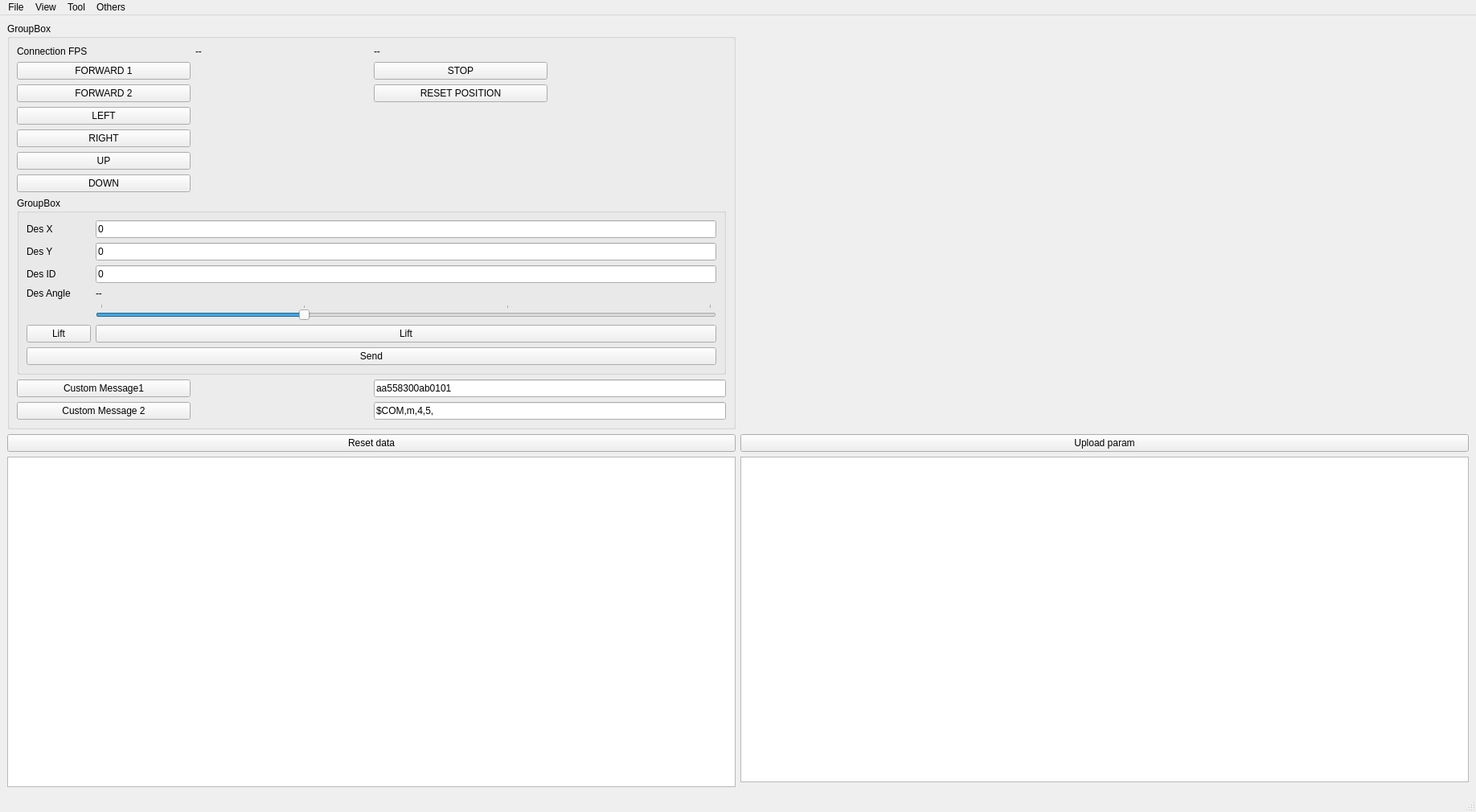
<?xml version="1.0" encoding="UTF-8"?>
<ui version="4.0">
 <class>MainWindow</class>
 <widget class="QMainWindow" name="MainWindow">
  <property name="geometry">
   <rect>
    <x>0</x>
    <y>0</y>
    <width>1836</width>
    <height>1010</height>
   </rect>
  </property>
  <property name="windowTitle">
   <string>GCS</string>
  </property>
  <widget class="QWidget" name="centralwidget">
   <layout class="QGridLayout" name="gridLayout_2">
    <item row="2" column="1">
     <widget class="QTableWidget" name="tableWidget_2">
      <property name="sizePolicy">
       <sizepolicy hsizetype="Minimum" vsizetype="Expanding">
        <horstretch>0</horstretch>
        <verstretch>0</verstretch>
       </sizepolicy>
      </property>
      <property name="sortingEnabled">
       <bool>true</bool>
      </property>
      <attribute name="horizontalHeaderVisible">
       <bool>false</bool>
      </attribute>
      <attribute name="horizontalHeaderCascadingSectionResizes">
       <bool>false</bool>
      </attribute>
      <attribute name="horizontalHeaderMinimumSectionSize">
       <number>30</number>
      </attribute>
      <attribute name="horizontalHeaderDefaultSectionSize">
       <number>200</number>
      </attribute>
      <attribute name="horizontalHeaderHighlightSections">
       <bool>true</bool>
      </attribute>
      <attribute name="horizontalHeaderStretchLastSection">
       <bool>true</bool>
      </attribute>
      <column>
       <property name="text">
        <string>Tham số</string>
       </property>
      </column>
      <column>
       <property name="text">
        <string>Giá trị</string>
       </property>
      </column>
     </widget>
    </item>
    <item row="0" column="0">
     <widget class="QGroupBox" name="groupBox">
      <property name="minimumSize">
       <size>
        <width>500</width>
        <height>0</height>
       </size>
      </property>
      <property name="title">
       <string>GroupBox</string>
      </property>
      <layout class="QGridLayout" name="gridLayout">
       <item row="1" column="2">
        <widget class="QPushButton" name="pushButton_stop">
         <property name="text">
          <string>STOP</string>
         </property>
        </widget>
       </item>
       <item row="8" column="0">
        <widget class="QPushButton" name="pushButton">
         <property name="text">
          <string>Custom Message1</string>
         </property>
        </widget>
       </item>
       <item row="9" column="2" colspan="2">
        <widget class="QLineEdit" name="lineEdit_msg_2">
         <property name="text">
          <string>$COM,m,4,5,</string>
         </property>
        </widget>
       </item>
       <item row="1" column="0">
        <widget class="QPushButton" name="pushButton_2">
         <property name="text">
          <string>FORWARD 1</string>
         </property>
        </widget>
       </item>
       <item row="8" column="2" colspan="2">
        <widget class="QLineEdit" name="lineEdit_msg_1">
         <property name="text">
          <string>aa558300ab0101</string>
         </property>
        </widget>
       </item>
       <item row="4" column="0">
        <widget class="QPushButton" name="pushButton_3">
         <property name="text">
          <string>RIGHT</string>
         </property>
        </widget>
       </item>
       <item row="9" column="0">
        <widget class="QPushButton" name="pushButton_6">
         <property name="text">
          <string>Custom Message 2</string>
         </property>
        </widget>
       </item>
       <item row="5" column="0">
        <widget class="QPushButton" name="pushButton_up">
         <property name="text">
          <string>UP</string>
         </property>
        </widget>
       </item>
       <item row="2" column="0">
        <widget class="QPushButton" name="pushButton_5">
         <property name="text">
          <string>FORWARD 2</string>
         </property>
        </widget>
       </item>
       <item row="3" column="0">
        <widget class="QPushButton" name="pushButton_4">
         <property name="text">
          <string>LEFT</string>
         </property>
        </widget>
       </item>
       <item row="6" column="0">
        <widget class="QPushButton" name="pushButton_down">
         <property name="text">
          <string>DOWN</string>
         </property>
        </widget>
       </item>
       <item row="7" column="0" colspan="4">
        <widget class="QGroupBox" name="groupBox_2">
         <property name="title">
          <string>GroupBox</string>
         </property>
         <layout class="QFormLayout" name="formLayout">
          <item row="0" column="1">
           <widget class="QLineEdit" name="lineEdit_des_x">
            <property name="text">
             <string>0</string>
            </property>
           </widget>
          </item>
          <item row="1" column="0">
           <widget class="QLabel" name="label_connection_fps_2">
            <property name="text">
             <string>Des Y</string>
            </property>
           </widget>
          </item>
          <item row="1" column="1">
           <widget class="QLineEdit" name="lineEdit_des_y">
            <property name="text">
             <string>0</string>
            </property>
           </widget>
          </item>
          <item row="2" column="0">
           <widget class="QLabel" name="label_connection_fps_3">
            <property name="text">
             <string>Des ID</string>
            </property>
           </widget>
          </item>
          <item row="2" column="1">
           <widget class="QLineEdit" name="lineEdit_des_id">
            <property name="text">
             <string>0</string>
            </property>
           </widget>
          </item>
          <item row="3" column="0">
           <widget class="QLabel" name="label_connection_fps_4">
            <property name="text">
             <string>Des Angle</string>
            </property>
           </widget>
          </item>
          <item row="3" column="1">
           <widget class="QLabel" name="label_des_a">
            <property name="text">
             <string>--</string>
            </property>
           </widget>
          </item>
          <item row="4" column="1">
           <widget class="QSlider" name="horizontalSlider_2">
            <property name="minimum">
             <number>-1</number>
            </property>
            <property name="maximum">
             <number>2</number>
            </property>
            <property name="pageStep">
             <number>1</number>
            </property>
            <property name="orientation">
             <enum>Qt::Horizontal</enum>
            </property>
            <property name="tickPosition">
             <enum>QSlider::TicksAbove</enum>
            </property>
           </widget>
          </item>
          <item row="6" column="0" colspan="2">
           <widget class="QPushButton" name="pushButton_send_command">
            <property name="text">
             <string>Send</string>
            </property>
           </widget>
          </item>
          <item row="5" column="0">
           <widget class="QPushButton" name="pushButton_lift_before">
            <property name="text">
             <string>Lift</string>
            </property>
            <property name="checkable">
             <bool>true</bool>
            </property>
           </widget>
          </item>
          <item row="5" column="1">
           <widget class="QPushButton" name="pushButton_lift_after">
            <property name="text">
             <string>Lift</string>
            </property>
            <property name="checkable">
             <bool>true</bool>
            </property>
           </widget>
          </item>
          <item row="0" column="0">
           <widget class="QLabel" name="label_connection_stat">
            <property name="text">
             <string>Des X</string>
            </property>
           </widget>
          </item>
         </layout>
        </widget>
       </item>
       <item row="0" column="1">
        <widget class="QLabel" name="label_connection_fps">
         <property name="text">
          <string>--</string>
         </property>
        </widget>
       </item>
       <item row="0" column="0">
        <widget class="QLabel" name="label_connection_stat_2">
         <property name="text">
          <string>Connection FPS</string>
         </property>
        </widget>
       </item>
       <item row="2" column="2">
        <widget class="QPushButton" name="pushButton_stop_2">
         <property name="text">
          <string>RESET POSITION</string>
         </property>
        </widget>
       </item>
       <item row="0" column="2" colspan="2">
        <widget class="QLabel" name="label_connection_last_msg">
         <property name="text">
          <string>--</string>
         </property>
        </widget>
       </item>
      </layout>
     </widget>
    </item>
    <item row="1" column="0">
     <widget class="QPushButton" name="pushButton_8">
      <property name="text">
       <string>Reset data</string>
      </property>
     </widget>
    </item>
    <item row="2" column="0" rowspan="2">
     <widget class="QTableWidget" name="tableWidget">
      <property name="sizePolicy">
       <sizepolicy hsizetype="Minimum" vsizetype="Expanding">
        <horstretch>0</horstretch>
        <verstretch>0</verstretch>
       </sizepolicy>
      </property>
      <property name="sortingEnabled">
       <bool>true</bool>
      </property>
      <attribute name="horizontalHeaderVisible">
       <bool>false</bool>
      </attribute>
      <attribute name="horizontalHeaderCascadingSectionResizes">
       <bool>false</bool>
      </attribute>
      <attribute name="horizontalHeaderMinimumSectionSize">
       <number>30</number>
      </attribute>
      <attribute name="horizontalHeaderDefaultSectionSize">
       <number>200</number>
      </attribute>
      <attribute name="horizontalHeaderHighlightSections">
       <bool>true</bool>
      </attribute>
      <attribute name="horizontalHeaderStretchLastSection">
       <bool>true</bool>
      </attribute>
      <column>
       <property name="text">
        <string>Tham số</string>
       </property>
      </column>
      <column>
       <property name="text">
        <string>Giá trị</string>
       </property>
      </column>
     </widget>
    </item>
    <item row="1" column="1">
     <widget class="QPushButton" name="pushButton_9">
      <property name="text">
       <string>Upload param</string>
      </property>
     </widget>
    </item>
   </layout>
  </widget>
  <widget class="QMenuBar" name="menubar">
   <property name="geometry">
    <rect>
     <x>0</x>
     <y>0</y>
     <width>1836</width>
     <height>20</height>
    </rect>
   </property>
   <widget class="QMenu" name="menuFile">
    <property name="title">
     <string>File</string>
    </property>
   </widget>
   <widget class="QMenu" name="menuView">
    <property name="title">
     <string>View</string>
    </property>
   </widget>
   <widget class="QMenu" name="menuTool">
    <property name="title">
     <string>Tool</string>
    </property>
    <addaction name="actionConnect"/>
    <addaction name="actionDisconnect"/>
   </widget>
   <widget class="QMenu" name="menuOthers">
    <property name="title">
     <string>Others</string>
    </property>
   </widget>
   <addaction name="menuFile"/>
   <addaction name="menuView"/>
   <addaction name="menuTool"/>
   <addaction name="menuOthers"/>
  </widget>
  <widget class="QStatusBar" name="statusbar"/>
  <action name="actionConnect">
   <property name="text">
    <string>Connect</string>
   </property>
  </action>
  <action name="actionDisconnect">
   <property name="text">
    <string>Disconnect</string>
   </property>
  </action>
 </widget>
 <resources/>
 <connections/>
</ui>
